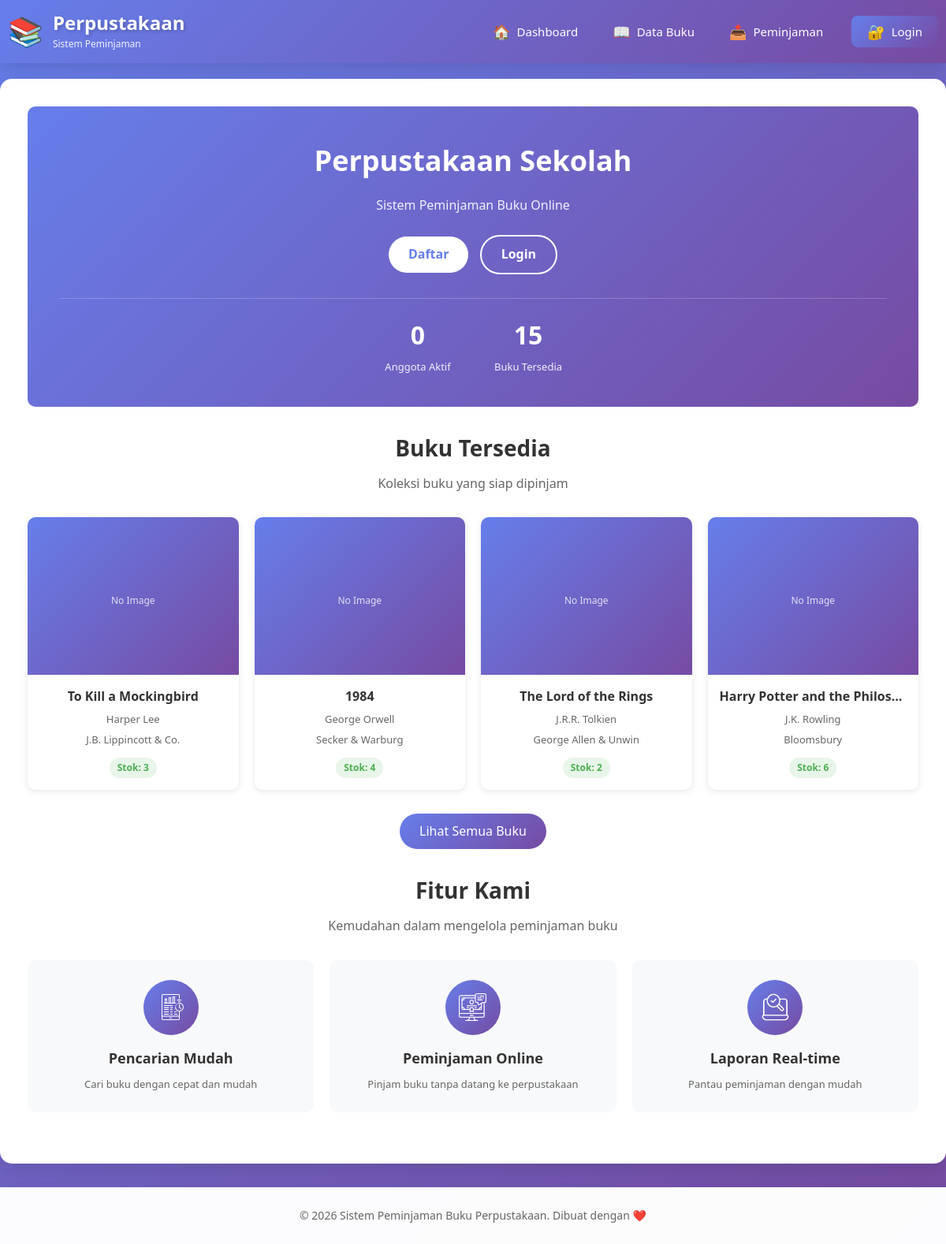
The page /landing.php on the database as committed earlier.
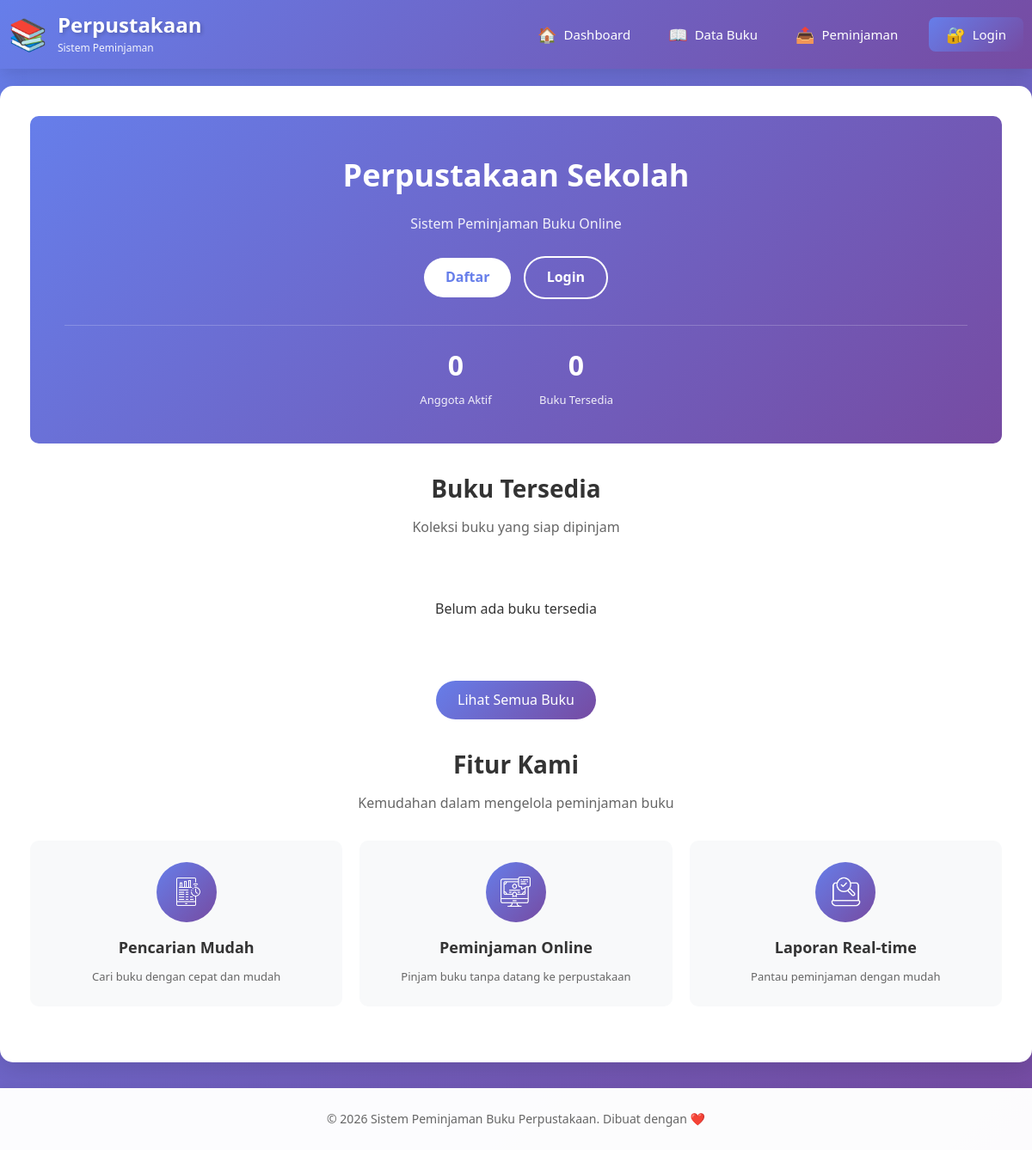
The same page on the database as committed later.
### tables this page shows
CREATE TABLE IF NOT EXISTS buku (
    id_buku INT(11) PRIMARY KEY AUTO_INCREMENT,
    judul VARCHAR(200) NOT NULL,
    pengarang VARCHAR(100) NOT NULL,
    penerbit VARCHAR(100),
    tahun_terbit YEAR,
    stok INT(11) DEFAULT 0,
    created_at TIMESTAMP DEFAULT CURRENT_TIMESTAMP,
    updated_at TIMESTAMP DEFAULT CURRENT_TIMESTAMP ON UPDATE CURRENT_TIMESTAMP
);

### includes/auth.php (called while the page is built, shortened)
<?php
function is_logged_in()
{
    return isset($_SESSION['user_id']) && isset($_SESSION['username']);
}

### landing.php (the view, shortened to what this page needs)
<?php
require_once 'includes/config.php';
require_once 'includes/auth.php';
require_once 'includes/header.php';
$is_logged_in = is_logged_in();
$query_total_users = "SELECT COUNT(*) as total FROM users WHERE role = 'user' AND is_active = 1";
$result_total_users = mysqli_query($conn, $query_total_users);
$total_users = mysqli_fetch_assoc($result_total_users)['total'] ?? 0;
$query_buku_tersedia = "SELECT COUNT(*) as total FROM buku WHERE stok > 0";
$result_buku_tersedia = mysqli_query($conn, $query_buku_tersedia);
$buku_tersedia = mysqli_fetch_assoc($result_buku_tersedia)['total'] ?? 0;
$query_buku = "SELECT * FROM buku WHERE stok > 0 ORDER BY id_buku DESC LIMIT 4";
$result_buku = mysqli_query($conn, $query_buku);
?>
<div class="hero">
    <h1>Perpustakaan Sekolah</h1>
    <p>Sistem Peminjaman Buku Online</p>
    <div>
        <?php if ($is_logged_in): ?>
        <?php else: ?>
            <a href="register.php" class="btn-hero">Daftar</a>
            <a href="login.php" class="btn-hero btn-hero-outline">Login</a>
        <?php endif; ?>
    </div>
    <div class="stats">
        <div>
            <div class="number"><?php echo $total_users; ?></div>
            <div class="label">Anggota Aktif</div>
        </div>
        <div>
            <div class="number"><?php echo $buku_tersedia; ?></div>
            <div class="label">Buku Tersedia</div>
        </div>
    </div>
</div>
<div class="section-header">
    <h2>Buku Tersedia</h2>
    <p>Koleksi buku yang siap dipinjam</p>
</div>
<div class="buku-grid">
    <?php if (mysqli_num_rows($result_buku) > 0): ?>
        <?php while ($buku = mysqli_fetch_assoc($result_buku)): ?>
            <div class="buku-card">
                <div class="buku-cover">
                    <?php
                    $gambar = !empty($buku['gambar']) ? $buku['gambar'] : null;
                    $gambar_path = 'uploads/buku/' . $gambar;
                    if ($gambar && file_exists($gambar_path)):
                    ?>
                        <img src="<?php echo $gambar_path; ?>" alt="<?php echo htmlspecialchars($buku['judul']); ?>">
                    <?php else: ?>
                        <div class="no-image">
                            <span>No Image</span>
                        </div>
                    <?php endif; ?>
                </div>
                <div class="buku-info">
                    <h3><?php echo htmlspecialchars($buku['judul']); ?></h3>
                    <p><?php echo htmlspecialchars($buku['pengarang']); ?></p>
                    <p><?php echo htmlspecialchars($buku['penerbit']); ?></p>
                    <span class="stok">Stok: <?php echo $buku['stok']; ?></span>
                </div>
            </div>
        <?php endwhile; ?>
    <?php else: ?>
        <div style="grid-column: 1/-1; text-align: center; padding: 40px;">
            <p>Belum ada buku tersedia</p>
        </div>
    <?php endif; ?>
</div>
<div style="text-align: center; margin-bottom: 30px;">
    <a href="<?php echo $is_logged_in ? 'peminjaman.php' : 'login.php'; ?>" class="btn-primary">
        Lihat Semua Buku
    </a>
</div>
<div class="section-header">
    <h2>Fitur Kami</h2>
    <p>Kemudahan dalam mengelola peminjaman buku</p>
</div>
<div class="fitur-grid">
    <div class="fitur-card">
        <div class="fitur-icon">
            <img src="assets/connected_1909767.png" alt="Pencarian">
        </div>
        <h3>Pencarian Mudah</h3>
        <p>Cari buku dengan cepat dan mudah</p>
    </div>
    <div class="fitur-card">
        <div class="fitur-icon">
            <img src="assets/bonds_1992278.png" alt="Peminjaman">
        </div>
        <h3>Peminjaman Online</h3>
        <p>Pinjam buku tanpa datang ke perpustakaan</p>
    </div>
    <div class="fitur-card">
        <div class="fitur-icon">
            <img src="assets/laptop_3935337.png" alt="Laporan">
        </div>
        <h3>Laporan Real-time</h3>
        <p>Pantau peminjaman dengan mudah</p>
    </div>
</div>
<?php require_once 'includes/footer.php'; ?>

### includes/header.php (shortened to what this page needs)
<!DOCTYPE html>
<html lang="id">
<head>
    <link rel="stylesheet" href="css/style.css">
</head>
<body>
    <nav class="navbar">
        <div class="navbar-container">
            <div class="nav-brand">
                <div class="brand-icon">📚</div>
                <div class="brand-text">
                    <h2>Perpustakaan</h2>
                    <span class="brand-subtitle">Sistem Peminjaman</span>
                </div>
            </div>
            <ul class="nav-menu" id="navMenu">
                <li class="nav-item">
                    <a href="dashboard.php" class="nav-link <?php echo (basename($_SERVER['PHP_SELF']) == 'dashboard.php') ? 'active' : ''; ?>">
                        <span class="nav-icon">🏠</span>
                        <span class="nav-text">Dashboard</span>
                    </a>
                </li>
                <li class="nav-item">
                    <a href="buku.php" class="nav-link <?php echo (basename($_SERVER['PHP_SELF']) == 'buku.php') ? 'active' : ''; ?>">
                        <span class="nav-icon">📖</span>
                        <span class="nav-text">Data Buku</span>
                    </a>
                </li>
                <li class="nav-item">
                    <a href="peminjaman.php" class="nav-link <?php echo (basename($_SERVER['PHP_SELF']) == 'peminjaman.php') ? 'active' : ''; ?>">
                        <span class="nav-icon">📤</span>
                        <span class="nav-text">Peminjaman</span>
                    </a>
                </li>
                <?php if (!is_logged_in()): ?>
                    <li class="nav-item">
                        <a href="login.php" class="nav-link btn-login-nav">
                            <span class="nav-icon">🔐</span>
                            <span class="nav-text">Login</span>
                        </a>
                    </li>
                <?php endif; ?>
            </ul>
        </div>
    </nav>
    <div class="container main-content">

### includes/footer.php (shortened to what this page needs)
</div>
    <footer class="footer">
        <div class="container">
            <p>&copy; <?php echo date('Y'); ?> Sistem Peminjaman Buku Perpustakaan. Dibuat dengan ❤️</p>
        </div>
    </footer>
</body>
</html>

### css/style.css (style rules this page uses)
* { margin: 0; padding: 0; box-sizing: border-box; }
body { font-family: 'Segoe UI', Tahoma, Geneva, Verdana, sans-serif; background: linear-gradient(135deg, #667eea 0%, #764ba2 100%); min-height: 100vh; color: #333; line-height: 1.6; transition: all 0.3s ease; }
.container { max-width: 1200px; margin: 0 auto; padding: 0 20px; }
.navbar { background: linear-gradient(135deg, #667eea 0%, #764ba2 100%); box-shadow: 0 4px 20px rgba(0, 0, 0, 0.15); padding: 0; position: sticky; top: 0; z-index: 1000; }
.navbar-container { max-width: 1200px; margin: 0 auto; display: flex; justify-content: space-between; align-items: center; padding: 15px 10px; position: relative; }
.nav-brand { display: flex; align-items: center; gap: 12px; z-index: 1002; }
.brand-icon { font-size: 36px; line-height: 1; animation: float 3s ease-in-out infinite; }
.brand-text h2 { color: white; font-size: 24px; font-weight: 700; line-height: 1.2; margin: 0; text-shadow: 2px 2px 4px rgba(0, 0, 0, 0.2); }
.brand-subtitle { color: rgba(255, 255, 255, 0.9); font-size: 12px; font-weight: 400; display: block; margin-top: 2px; }
.nav-menu { display: flex; list-style: none; gap: 8px; align-items: center; margin: 0; padding: 0; }
.nav-item { position: relative; }
.nav-link { display: flex; align-items: center; gap: 8px; text-decoration: none; color: white; padding: 10px 18px; border-radius: 8px; transition: all 0.3s ease; font-weight: 500; font-size: 15px; position: relative; overflow: hidden; }
.nav-link::before { content: ''; position: absolute; top: 0; left: 0; width: 0; height: 100%; background: rgba(255, 255, 255, 0.2); transition: width 0.3s ease; z-index: -1; }
.nav-icon { font-size: 18px; line-height: 1; }
.nav-text { white-space: nowrap; }
.main-content { background: white; margin: 20px auto; padding: 35px; border-radius: 15px; box-shadow: 0 8px 30px rgba(0,0,0,0.12); min-height: calc(100vh - 220px); }
.btn-primary { background: linear-gradient(135deg, #667eea 0%, #764ba2 100%); color: white; }
.footer { background: rgba(255, 255, 255, 0.98); color: #666; text-align: center; padding: 25px 0; margin-top: 30px; box-shadow: 0 -2px 10px rgba(0,0,0,0.05); }
.footer p { margin: 0; font-size: 14px; }
.buku-cover { background: #f0f0f0; height: 200px; display: flex; align-items: center; justify-content: center; overflow: hidden; }
.buku-cover .no-image { background: linear-gradient(135deg, #667eea 0%, #764ba2 100%); width: 100%; height: 100%; display: flex; align-items: center; justify-content: center; flex-direction: column; color: white; }

### includes/header.php (style rules this page uses)
.btn-login-nav { background: linear-gradient(135deg, #667eea 0%, #764ba2 100%); color: white !important; border-radius: 8px; padding: 8px 20px !important; margin-left: 10px; }

Rows that differ between the two databases and show on the page:
removed buku: judul "To Kill a Mockingbird", pengarang "Harper Lee", penerbit "J.B. Lippincott & Co.", stok "3"
removed buku: judul "1984", pengarang "George Orwell", penerbit "Secker & Warburg", stok "4"
removed buku: judul "The Lord of the Rings", pengarang "J.R.R. Tolkien", penerbit "George Allen & Unwin", stok "2"
removed buku: judul "Harry Potter and the Philos…", pengarang "J.K. Rowling", penerbit "Bloomsbury", stok "6"
Other text that changed with them:
$buku_tersedia: "15" → "0"
text now shown: "Belum ada buku tersedia"
